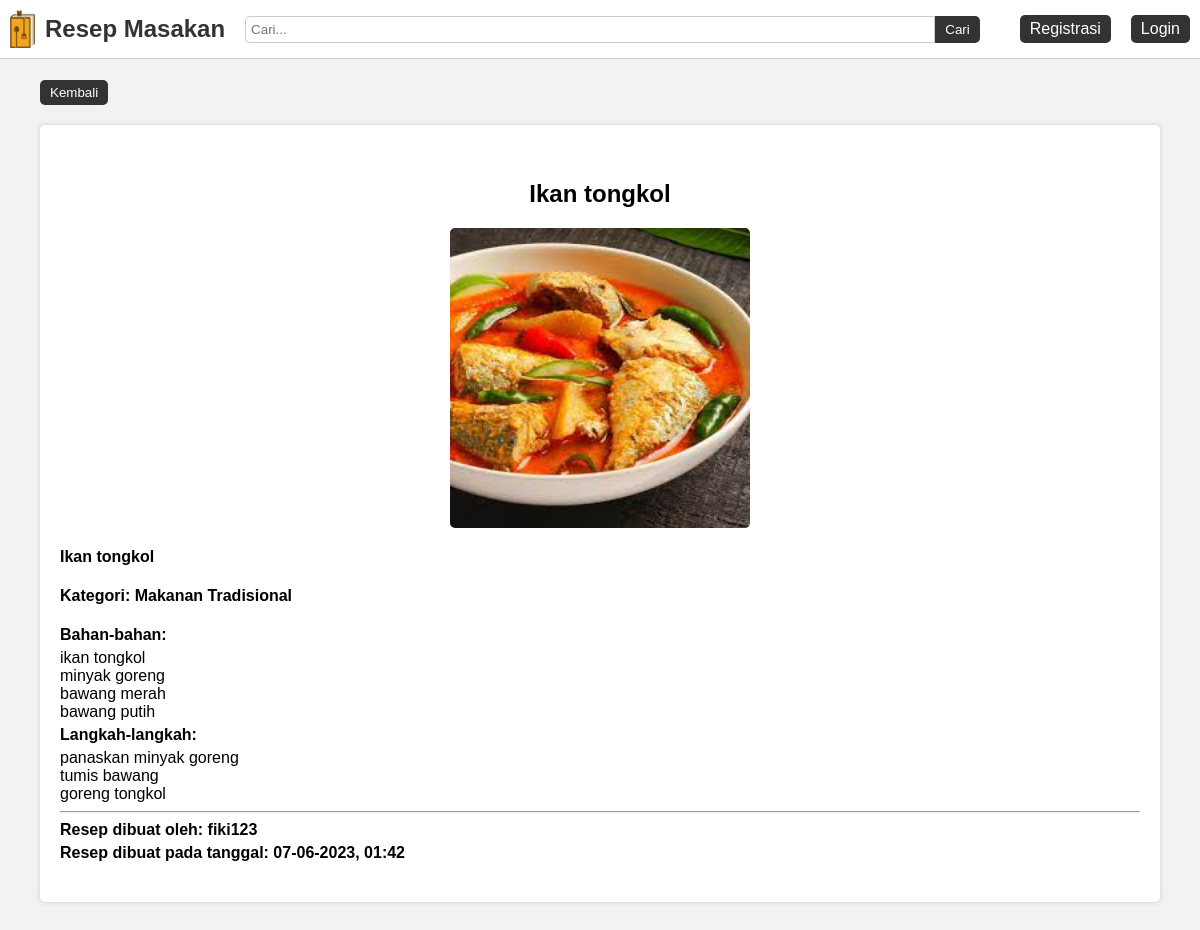
The page /detail_resep.php?id_resep=3 on the database its author committed.
### tables this page shows
CREATE TABLE `resep` (
  `id_resep` int(11) NOT NULL,
  `nama_resep` varchar(100) NOT NULL,
  `deskripsi_resep` text NOT NULL,
  `bahan` text NOT NULL,
  `langkah` text NOT NULL,
  `foto_resep` text DEFAULT NULL,
  `tanggal_resep_dibuat` datetime NOT NULL,
  `id_kategori` int(11) NOT NULL,
  `id_user` int(11) NOT NULL
);

CREATE TABLE `kategori` (
  `id_kategori` int(11) NOT NULL,
  `kategori` varchar(100) NOT NULL
);

CREATE TABLE `user` (
  `id_user` int(11) NOT NULL,
  `username` varchar(50) NOT NULL,
  `password` varchar(255) NOT NULL,
  `nama_lengkap` varchar(50) NOT NULL
);

### detail_resep.php (the view, shortened to what this page needs)
<?php
	require_once 'koneksi.php';
	$id_resep = $_GET['id_resep'];
	$resep = mysqli_query($koneksi, "SELECT * FROM resep INNER JOIN kategori ON kategori.id_kategori = resep.id_kategori INNER JOIN user ON resep.id_user = user.id_user WHERE id_resep = '$id_resep' ORDER BY nama_resep ASC");
	$data_resep = mysqli_fetch_assoc($resep);
?>
<html>
<head>
	<?php include_once 'include_head.php'; ?>
</head>
<body>
	<?php include_once 'include_navbar.php'; ?>
	<div class="container padding-10px margin-top-bottom-50px">
		<button type="button" onclick="return window.history.back()" class="button margin-top-bottom-20px">Kembali</button>
		<div class="card-detail-resep">
		    <h2 class="text-center"><?= $data_resep['nama_resep']; ?></h2>
		    <img src="img/<?= $data_resep['foto_resep']; ?>" alt="Gambar">
		    <h3 class="card-description"><?= $data_resep['deskripsi_resep']; ?></h3>
		    <h4>Kategori: <?= $data_resep['kategori']; ?></h4>
		    <h4 class="margin-top-bottom-5px">Bahan-bahan:</h4>
		    <p class="card-description"><?= $data_resep['bahan']; ?></p>
		    <h4 class="margin-top-bottom-5px">Langkah-langkah:</h4>
		    <p class="card-description"><?= $data_resep['langkah']; ?></p>
		    <hr>
		    <h4 class="margin-top-bottom-5px">Resep dibuat oleh: <?= $data_resep['username']; ?></h4>
		    <h4 class="margin-top-bottom-5px">Resep dibuat pada tanggal: <?= date("d-m-Y, H:i", strtotime($data_resep['tanggal_resep_dibuat'])); ?></h4>
		</div>
	</div>
</body>
</html>

### style.css (style rules this page uses)
* { box-sizing: border-box; font-family: 'Arial', sans-serif; }
body { background-color: #f2f2f2; margin: 0; }
.container { width: 100%; padding-right: 15px; padding-left: 15px; margin-right: auto; margin-left: auto; }
.margin-top-bottom-50px { margin-top: 50px; margin-bottom: 50px; }
.margin-top-bottom-20px { margin-top: 20px; margin-bottom: 20px; }
.margin-top-bottom-5px { margin-top: 5px; margin-bottom: 5px; }
.padding-10px { padding: 10px; }
.text-center { text-align: center; }
.card-description { font-size: 1rem; margin: 0; }
.button { display: inline-block; color: #fff; text-decoration: none; border: none; border-radius: 5px; text-align: center; background-color: #333; padding: 5px 10px; }
.card-detail-resep { position: relative; background-color: #fff; border-radius: 5px; padding: 35px 20px; box-shadow: 0px 0px 5px #ccc; }
.card-detail-resep img { display: block; margin-left: auto; margin-right: auto; border-radius: 5px; margin-bottom: 20px; width: 300px; }
@media (min-width: 768px) { .container { max-width: 720px; } }
@media (min-width: 768px) { .margin-top-bottom-50px { margin-top: 50px; } }
@media (min-width: 992px) { .container { max-width: 960px; } }
@media (min-width: 992px) { .margin-top-bottom-50px { margin-top: 50px; } }
@media (min-width: 1200px) { .container { max-width: 1140px; } }
@media (min-width: 1200px) { .margin-top-bottom-50px { margin-top: 50px; } }

### rows shown on the page
resep: nama_resep "Ikan tongkol", foto_resep (picture), deskripsi_resep "Ikan tongkol", id_kategori.kategori "Makanan Tradisional", bahan "ikan tongkol minyak goreng bawang merah bawang putih", langkah "panaskan minyak goreng tumis bawang goreng tongkol", id_user.username "fiki123", tanggal_resep_dibuat "07-06-2023, 01:42"
